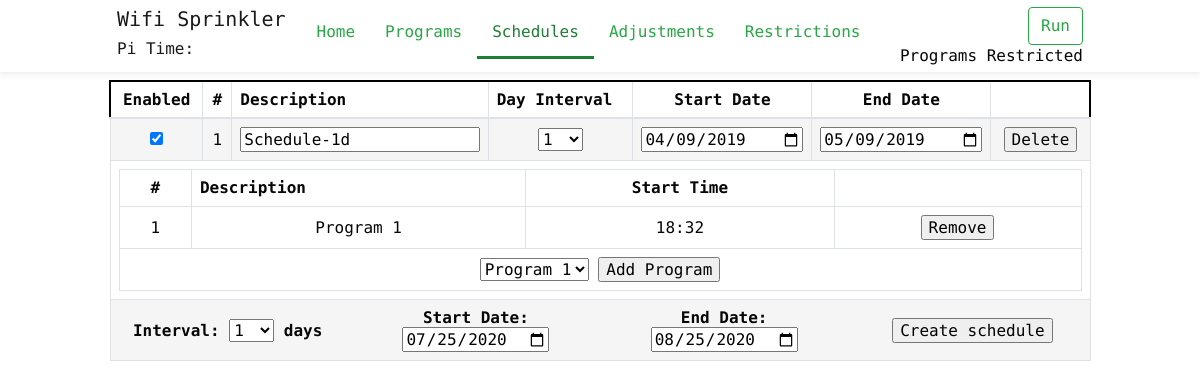
Page /schedules on the earlier database version.
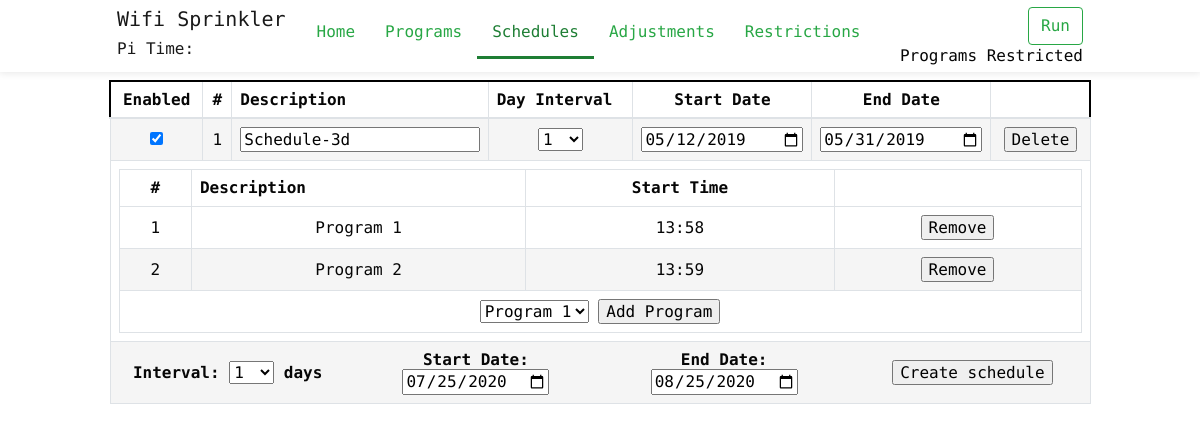
Same page on the later database version.
### main.py (models this page shows)
class Schedule(db.Model):
	__tablename__ = 'Schedule'
	schedule_id = db.Column(db.Integer, primary_key=True)
	day_interval = db.Column(db.Integer, unique=False)
	description = db.Column(db.String(120), unique=False, nullable=False)
	start_date = db.Column(db.DateTime, unique=False, default=datetime.now)
	end_date = db.Column(db.DateTime, unique=False, default=datetime.now)
	enabled = db.Column(db.Boolean)
	program_schedule = db.relationship('Program_Schedule', backref='schedule', cascade="all, delete-orphan")

class Program_Schedule(db.Model):
	__tablename__ = 'Program_Schedule'
	__table_args__ = (
		PrimaryKeyConstraint('program_id', 'schedule_id'),
	)
	program_id = db.Column(db.Integer, db.ForeignKey("Program.program_id"), primary_key=True)
	schedule_id = db.Column(db.Integer, db.ForeignKey("Schedule.schedule_id"), primary_key=True)

class Program(db.Model):
	__tablename__ = 'Program'
	program_id = db.Column(db.Integer, primary_key=True)
	description = db.Column(db.String(120), unique=False, nullable=True)
	enabled = db.Column(db.Boolean)
	program_zones = db.relationship('Program_Zones', backref='program', cascade="all, delete-orphan")
	program_run = db.relationship('Program_Run', backref='program', cascade="all, delete-orphan")
	program_schedule = db.relationship('Program_Schedule', backref='program', cascade="all, delete-orphan")
	program_adjustment = db.relationship('Program_Adjustment', backref='program', cascade="all, delete-orphan")
	program_restriction = db.relationship('Program_Restriction', backref='program', cascade="all, delete-orphan")

### main.py (the view)
@app.route("/schedules")
def schedules():
	schedules = Schedule.query.all()
	programs = Program.query.filter_by(enabled=True)
	next_progam_run = GetNextProgamRun()
	return render_template('schedules.html', schedules=schedules, programs=programs, next_progam_run=next_progam_run, curent_page='Schedules')

### main.py (called while the page is built, shortened)
@app.context_processor
def utility_processor():
	return dict(isAllowedTime=isAllowedTime )

@app.template_filter('dateformat')
def dateformat(value, format='%Y-%m-%d'):
	return value.strftime(format)

@app.template_filter('timeformat')
def timeformat(value, format='%H:%M'):
	return value.strftime(format)

def GetNextProgamRun():
	results = db.session.query(Program.program_id, Program.description, Schedule.start_date, Schedule.end_date, Schedule.end_date, Schedule.day_interval)\
				.join(Program_Schedule, Program_Schedule.program_id==Program.program_id)\
				.join(Schedule, Schedule.schedule_id==Program_Schedule.schedule_id)\
				.order_by(Schedule.start_date)\
				.filter(Schedule.end_date >= datetime.now() )\
				.all()
	find_datetime = None
	bResult = True
	start_time = None
	if find_datetime is None:
		return dict( program_id=0, program='Programs Restricted', run_datetime=datetime.now())
	else:
		return dict( program_id=program_id, program=program_desc, run_datetime=find_datetime)

### templates/schedules.html (shortened to what the changed rows need)
{% extends 'layout.html' %}
{% from "_macros.html" import day_interval %}
{% block body %}
		<div class="container" >
			<div class="row">
				<div id="schedule_div" class="col-lg-12">
					<table class="table table-bordered dataTable" id="dataTable" cellspacing="0" width="100%">
						<thead>
							<tr role="row" style="border: 2px solid #000 !important;">
								<th class="center">Enabled</th>
								<th class="td-select center">#</th>
								<th>Description</th>
								<th>Day Interval</th>
								<th class="center" >Start Date</th>
								<th class="center" >End Date</th>
								<th class="center"></th>
							</tr>
						</thead>
						<tfoot>
							<tr>
								<th colspan="8" class="AddScheduleSpan center RowEven" >
									<div class="row" >
										<div class="col-sm-3 middle">
											Interval: {{ day_interval('day_interval', 1) }} days
										</div>
										<div class="col-sm-3">
											Start Date: <input type="date" id="schedule_startdate" value="" style="" />
										</div>
										<div class="col-sm-3">
											End Date: <input type="date" id="schedule_enddate" class="" value="" style="" />
										</div>
										<div class="col-sm-3 middle">
											<input type="button" id="btn_add_schedule" value="Create schedule" style=""/>
										</div>
									</div>
								</th>
							</tr>
						</tfoot>
						<tbody>
							{% for schedule in schedules %}
							<tr role="row" class="RowEven" style="border-top: 2px solid #000;">
								<td>
									{% if schedule.enabled %}
									<input type="checkbox" id="chk_{{schedule.schedule_id}}" name="chk_{{schedule.schedule_id}}" checked>
									{% else %}
									<input type="checkbox" id="chk_{{schedule.schedule_id}}" name="chk_{{schedule.schedule_id}}">
									{% endif %}
						      </td>
						      <td class="td-select">{{ schedule.schedule_id }}</td>
								<td class="ScheduleDescriptionSpan">
									<input type="text" id="desc_{{ schedule.schedule_id }}" value="{{ schedule.description }}" style="width:100%;max-width: 100%;" {{'' if schedule.enabled else 'disabled'}} >
								</td>
								<td class="ScheduleValue">
									{{ day_interval(schedule.schedule_id, schedule.day_interval, schedule.enabled) }}
								</td>
								<td class="ScheduleStartDate">
									<input type="date" id="start-date_{{ schedule.schedule_id }}" value="{{ schedule.start_date|dateformat }}" style="width:100%;max-width: 100%;" {{'' if schedule.enabled else 'disabled'}}/>
								</td>
								<td class="ScheduleEndDate">
									<input type="date" id="end-date_{{ schedule.schedule_id }}" value="{{ schedule.end_date|dateformat }}" style="width:100%;max-width: 100%;" {{'' if schedule.enabled else 'disabled'}}/>
								</td>
								<td class="ScheduleDeleteSpan">
									<input type="button" id="delete_{{ schedule.schedule_id }}" value="Delete" style="min-width: 50px;"/>
								</td>
								</tr>
							<tr>
								<td colspan="8">
									<table class="table table-bordered dataTable" id="table_{{schedule.schedule_id}}" cellspacing="0" width="100%" style="margin-bottom: 0px;">
										<tr role="row">
											<th class="center">#</th>
											<th>Description</th>
											<th class="center">Start Time</th>
											<th></th>
										</tr>
										<tfoot>
											<tr>
												<th colspan="5" class="center ProgramAddSpan">
													<select id="select-program_{{schedule.schedule_id}}">
													{% for program in programs %}
													<option value="{{ program.program_id }}">{{ program.description }}</option>
													{% endfor %}
													</select>
													<input type="button" id="btn-program-add_{{schedule.schedule_id}}" value="Add Program" style="min-width: 50px;"/>
												</th>
											</tr>
										</tfoot>
										{% for program in schedule.program_schedule %}
											{% if loop.index % 2 == 0 %}
											<tr role="row" class="RowEven">
											{% else %}
											<tr role="row" class="RowOdd">
											{% endif %}
											<td>{{ program.program_id }}</td>
											<td>{{ program.program.description }}</td>
											<td class="ProgramStartTimeSpan">
												{% for run_time in program.program.program_run %}
													<div>
														<span id="run_time">{{ run_time.start_time|timeformat }}</span>
												{% endfor %}
											</td>
											<td class="ProgramDeleteSpan">
												<input type="button" id="remove_{{ program.program_id }}" value="Remove" style="min-width: 50px;"/>
											</td>
										</tr>
										{% endfor %}
									</table>
								</td>
							</tr>
						  {% endfor %}
						</tbody>
					</table>
				</div>
			</div>
		</div>
	</body>
</html>
{% endblock %}

### templates/_macros.html (shortened to what this page needs)
{% macro day_interval(id, value, enabled=True) %}
<select id ="select_{{ id }}" style="width:45px;" {{'' if enabled else 'disabled'}}>
	{% for n in range(1, 29, 1) %}
		<option value='{{n}}' {{'selected' if value==n else ''}}>{{n}}</option>
	{% endfor %}
</select>
{% endmacro %}

Differences in the rows shown:
changed Schedule id 1: description "Schedule-1d" → "Schedule-3d"; start_date "04/09/2019" → "05/12/2019"; end_date "05/09/2019" → "05/31/2019"; gains Program_Schedule (program_id "1", program.description "Program 1", start_time "13:58"); loses Program_Schedule (program_id "1", program.description "Program 1", start_time "18:32")
added Program_Schedule: program_id "2", program.description "Program 2", start_time "13:59"
